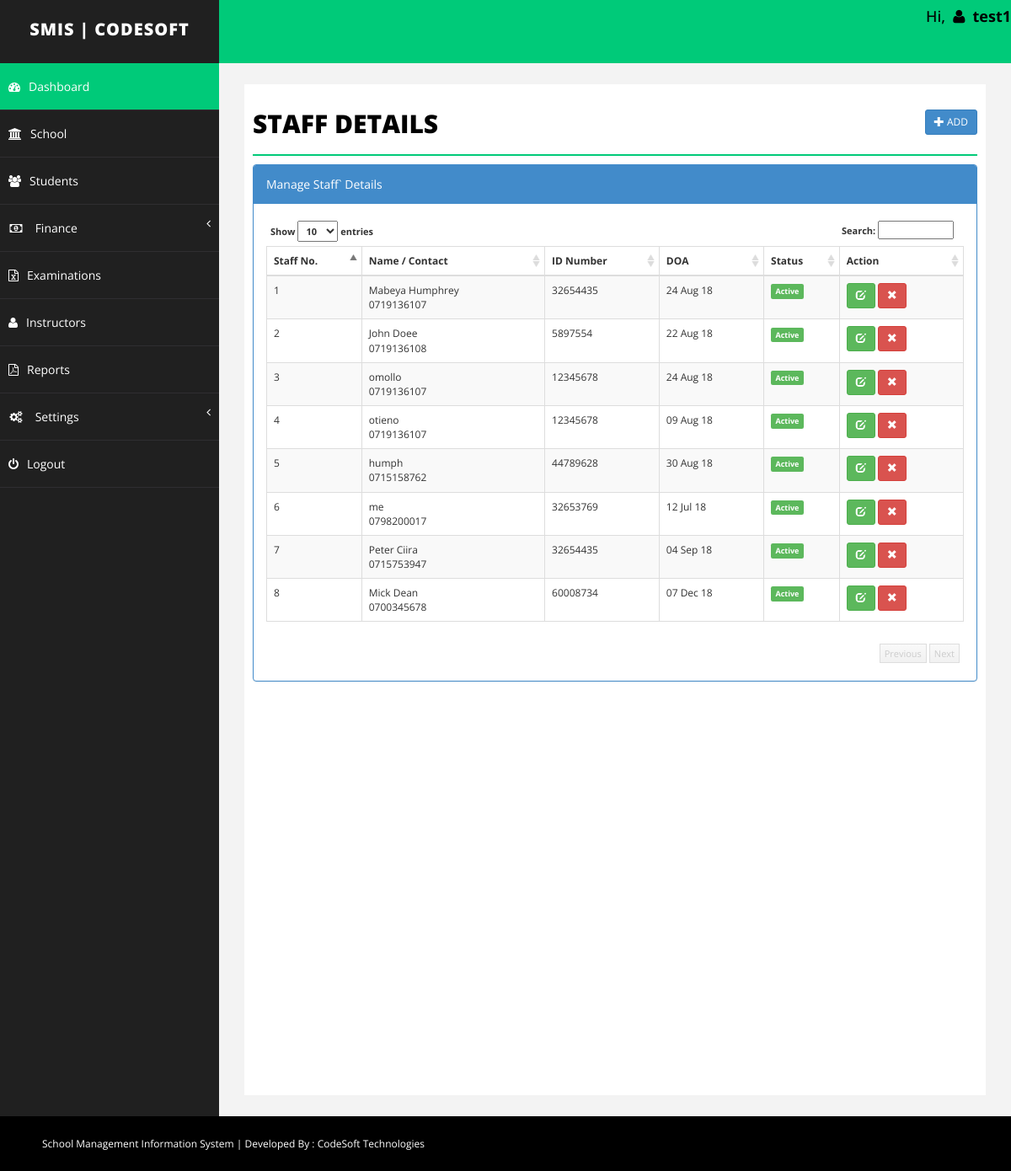
The app's page /Staff/staff.php (signed in) with its own data.
### tables this page shows
CREATE TABLE `staff` (
  `id` int(255) NOT NULL,
  `emailid` varchar(255) NOT NULL,
  `iname` varchar(255) NOT NULL,
  `joindate` datetime NOT NULL,
  `about` text NOT NULL,
  `contact` varchar(255) NOT NULL,
  `idno` varchar(255) NOT NULL,
  `salary` int(255) NOT NULL,
  `branch` varchar(255) NOT NULL,
  `remark` text NOT NULL,
  `delete_status` enum('0','1') NOT NULL DEFAULT '0'
);

### Staff/staff.php (the view, shortened to what this page needs)
<?php
	include("../Include/dbconnect.php");
	$id="";
	$emailid='';
	$iname='';
	$joindate = '';
	$remark='';
	$contact='';
	$idno='';
	$salary='';
	$about = '';
	$branch='';
	$action = "add";
?>
<!DOCTYPE html>
<html xmlns="http://www.w3.org/1999/xhtml">
<head>
	<?php include("../Include/links.php"); ?>
</head>
<?php
	include("../Include/header.php");
?>
        <div id="page-wrapper">
            <div id="page-inner">
                <div class="row">
                    <div class="col-md-12">
                        <h1 class="page-head-line">Staff Details
							<?php
								echo (isset($_GET['action']) && @$_GET['action']=="add" || @$_GET['action']=="edit")?
								' <a href="staff.php" class="btn btn-primary btn-sm pull-right">Back <i class="glyphicon glyphicon-arrow-right"></i></a>':'<a href="staff.php?action=add" class="btn btn-primary btn-sm pull-right"><i class="glyphicon glyphicon-plus"></i> Add </a>';
							?>
						</h1>
                    </div>
                </div>
				<?php
				if(isset($_GET['action']) && @$_GET['action']=="add" || @$_GET['action']=="edit")
				{
				?>
				<script type="text/javascript" src="../../js/validation/jquery.validate.min.js"></script>
                	<div class="row">
						<div class="col-sm-10 col-sm-offset-1">
               				<div class="panel panel-primary">
								<div class="panel-heading">
									<?php echo ($action=="add")? "Add Staff": "Edit Staff"; ?>
								</div>
								<form action="staff.php" method="post" id="signupForm1" class="form-horizontal">
                        		<div class="panel-body">
									<fieldset class="scheduler-border" >
						 				<legend  class="scheduler-border">Personal Information:</legend>
											<div class="form-group">
												<label class="col-sm-2 control-label" for="Old">Name* </label>
												<div class="col-sm-10">
													<input type="text" class="form-control" id="iname" name="iname" value="<?php echo $iname;?>"  />
												</div>
											</div>
											<div class="form-group">
													<label class="col-sm-2 control-label" for="Old">Contact* </label>
													<div class="col-sm-10">
														<input type="text" class="form-control" id="contact" name="contact" value="<?php echo $contact;?>" maxlength="10" />
													</div>
											</div>
											<div class="form-group">
												<label class="col-sm-2 control-label" for="Old">ID Number* </label>
												<div class="col-sm-10">
													<input type="text" class="form-control" id="idno" name="idno" value="<?php echo $idno;?>" maxlength="8" />
												</div>
											</div>
											<div class="form-group">
												<label class="col-sm-2 control-label" for="Old">Branch* </label>
												<div class="col-sm-10">
													<select  class="form-control" id="branch" name="branch" >
														<option value="" >Select Branch</option>
														<?php
															$sql = "select * from branch where delete_status='0' order by branch.branch asc";
															$q = $conn->query($sql);
															while($r = $q->fetch_assoc())
															{
															echo '<option value="'.$r['id'].'"  '.(($branch==$r['id'])?'selected="selected"':'').'>'.$r['branch'].'</option>';
															}
														?>
													</select>
												</div>
											</div>
											<div class="form-group">
												<label class="col-sm-2 control-label" for="Old">DOJ* </label>
													<div class="col-sm-10">
														<input type="text" class="form-control" id="joindate" name="joindate" value="<?php echo  ($joindate!='')?date("Y-m-d", strtotime($joindate)):'';?>" style="background-color: #fff;" readonly />
													</div>
											</div>
						 			</fieldset>
									<fieldset class="scheduler-border" >
						 				<legend  class="scheduler-border">Remenurations Information:</legend>
										<div class="form-group">
												<label class="col-sm-2 control-label" for="Old">Gross Monthly Pay* </label>
												<div class="col-sm-10">
													<input type="text" class="form-control" id="salary" name="salary" value="<?php echo $salary;?>" <?php echo ($action=="update")?"disabled":""; ?>  />
												</div>
										</div>
										<?php
										if($action=="add")
										{
										?>
										<?php
										}
										?>
										<?php
										if($action=="add")
										{
										?>
										<div class="form-group">
											<label class="col-sm-2 control-label" for="Password">Salary Remark </label>
											<div class="col-sm-10">
												<textarea class="form-control" id="remark" name="remark"><?php echo $remark;?></textarea >
											</div>
										</div>
										<?php
										}
										?>
									</fieldset>
							 		<fieldset class="scheduler-border" >
						 				<legend  class="scheduler-border">Optional Information:</legend>
										<div class="form-group">
											<label class="col-sm-2 control-label" for="Password">About staff </label>
											<div class="col-sm-10">
												<textarea class="form-control" id="about" name="about"><?php echo $about;?></textarea >
											</div>
										</div>
										<div class="form-group">
											<label class="col-sm-2 control-label" for="Old">Email Id </label>
											<div class="col-sm-10">
												<input type="text" class="form-control" id="emailid" name="emailid" value="<?php echo $emailid;?>"  />
											</div>
										</div>
									</fieldset>
									<div class="form-group">
										<div class="col-sm-8 col-sm-offset-2">
											<input type="hidden" name="id" value="<?php echo $id;?>">
											<input type="hidden" name="action" value="<?php echo $action;?>">
											<button type="submit" name="save" class="btn btn-primary">Save </button>
										</div>
									</div>
                         		</div>
							</form>
                        </div>
                    </div>
                </div>
			<script type="text/javascript">
				$( document ).ready( function () {
				$( "#joindate" ).datepicker({
					dateFormat:"yy-mm-dd",
					changeMonth: true,
					changeYear: true,
					yearRange: "1970:<?php echo date('Y');?>"
					});
				if($("#signupForm1").length > 0)
				{
				<?php if($action=='add')
				{
				?>
				$( "#signupForm1" ).validate( {
					rules: {
						iname: "required",
						joindate: "required",
						emailid: "email",
						branch: "required",
						contact: {
							required: true,
							digits: true
						},
						idno: {
							required: true,
							digits: true
						},
						salary: {
							required: true,
							digits: true
						},
					},
				<?php
				}else
				{
				?>
				$( "#signupForm1" ).validate( {
					rules: {
						iname: "required",
						joindate: "required",
						emailid: "email",
						branch: "required",
						idno: {
							required: true,
							digits: true
						},
						contact: {
							required: true,
							digits: true
						}
					},
					<?php
					}
					?>
					errorElement: "em",
					errorPlacement: function ( error, element ) {
						// Add the `help-block` class to the error element
						error.addClass( "help-block" );
						// Add `has-feedback` class to the parent div.form-group
						// in order to add icons to inputs
						element.parents( ".col-sm-10" ).addClass( "has-feedback" );
						if ( element.prop( "type" ) === "checkbox" ) {
							error.insertAfter( element.parent( "label" ) );
						} else {
							error.insertAfter( element );
						}
						// Add the span element, if doesn't exists, and apply the icon classes to it.
						if ( !element.next( "span" )[ 0 ] ) {
							$( "<span class='glyphicon glyphicon-remove form-control-feedback'></span>" ).insertAfter( element );
						}
					},
					success: function ( label, element ) {
						// Add the span element, if doesn't exists, and apply the icon classes to it.
						if ( !$( element ).next( "span" )[ 0 ] ) {
							$( "<span class='glyphicon glyphicon-ok form-control-feedback'></span>" ).insertAfter( $( element ) );
						}
					},
					highlight: function ( element, errorClass, validClass ) {
						$( element ).parents( ".col-sm-10" ).addClass( "has-error" ).removeClass( "has-success" );
						$( element ).next( "span" ).addClass( "glyphicon-remove" ).removeClass( "glyphicon-ok" );
					},
					unhighlight: function ( element, errorClass, validClass ) {
						$( element ).parents( ".col-sm-10" ).addClass( "has-success" ).removeClass( "has-error" );
						$( element ).next( "span" ).addClass( "glyphicon-ok" ).removeClass( "glyphicon-remove" );
					}
				} );
				}
				} );
			</script>
            <?php
				}else{
            ?>
            <link href="../../css/datatable/datatable.css" rel="stylesheet" />
            <div class="panel panel-primary">
                <div class="panel-heading">
                    Manage Staff` Details
                </div>
                <div class="panel-body">
                    <div class="table-responsive table-sorting">
                        <table class=" table table-bordered table-striped" id="tSortable22">
                            <thead>
                                <tr>
                                    <th>Staff No.</th>
                                    <th>Name / Contact</th>
                                    <th>ID Number</th>
                                    <th>DOA</th>
									<th>Status</th>
                                    <th>Action</th>
                                </tr>
                            </thead>
                            <tbody>
								<?php
									$sql = "select * from staff where delete_status='0'";
									$result = $conn->query($sql);
									$i = 1;
									while($r = $result->fetch_assoc()){
										echo '<tr>
												<td>'.$i.'</td>
												<td>'.$r['iname'].'<br/>'.$r['contact'].'</td>
												<td>'.$r['idno'].'</td>
												<td>'.date("d M y", strtotime($r['joindate'])).'</td>
												<td><label class="label label-success">Active</label></td>
												<td>
													<a href="staff.php?action=edit&id='.$r['id'].'" class="btn btn-success btn-sm"><span class="glyphicon glyphicon-edit"></span></a>
													<a onclick="return confirm(\'Are you sure you want to delete this record?\');" href="staff.php?action=delete&id='.$r['id'].'" class="btn btn-danger btn-sm"><span class="glyphicon glyphicon-remove"></span></a>
												</td>
										</tr>';
										$i++;
									}
								?>
                            </tbody>
                        </table>
                    </div>
                </div>
            </div>
			<?php
			}
			?>
        </div>
    </div>
    <?php
        include("../Include/footer.php");
    ?>
</body>
</html>

### css/basic.css (style rules this page uses)
body { font-family: 'Open Sans', sans-serif; line-height:25px; }
#page-wrapper { padding: 15px 15px; min-height: 600px; background: #F3F3F3; }
#page-inner { width: 100%; margin: 10px 20px 10px 0px; background-color: #fff!important; padding: 10px; min-height: 1200px; }
.page-head-line { font-size: 30px; text-transform: uppercase; color: #000; font-weight: 800; padding-bottom: 20px; border-bottom: 2px solid #00CA79; margin-bottom: 10px; }
@media (min-width:768px) { #page-wrapper { margin: 0 0 0 260px; padding: 15px 30px; min-height: 1200px; } }

### css/datatable/datatable.css (style rules this page uses)
.dataTable { float: left; }
.table-sorting { padding: 0px; position: relative; font-size: 12px; background-color: #FFF; }
.table-sorting .table { border-top: 1px solid #DDD; border-bottom: 1px solid #DDD; }
.table-sorting .sorting_asc { background: url('../../img/datatable/sort_asc.png') no-repeat center right; cursor: pointer; }
.table-sorting .sorting { background: url('../../img/datatable/sort_both.png') no-repeat center right; cursor: pointer; }

### records on screen
staff: iname "Mabeya Humphrey", contact "0719136107", idno "32654435", joindate "24 Aug 18"
staff: iname "John Doee", contact "0719136108", idno "5897554", joindate "22 Aug 18"
staff: iname "omollo", contact "0719136107", idno "12345678", joindate "24 Aug 18"
staff: iname "otieno", contact "0719136107", idno "12345678", joindate "09 Aug 18"
staff: iname "humph", contact "0715158762", idno "44789628", joindate "30 Aug 18"
staff: iname "me", contact "0798200017", idno "32653769", joindate "12 Jul 18"
staff: iname "Peter Ciira", contact "0715753947", idno "32654435", joindate "04 Sep 18"
staff: iname "Mick Dean", contact "0700345678", idno "60008734", joindate "07 Dec 18"

### other values on screen
$_SESSION['username'] "test1"
